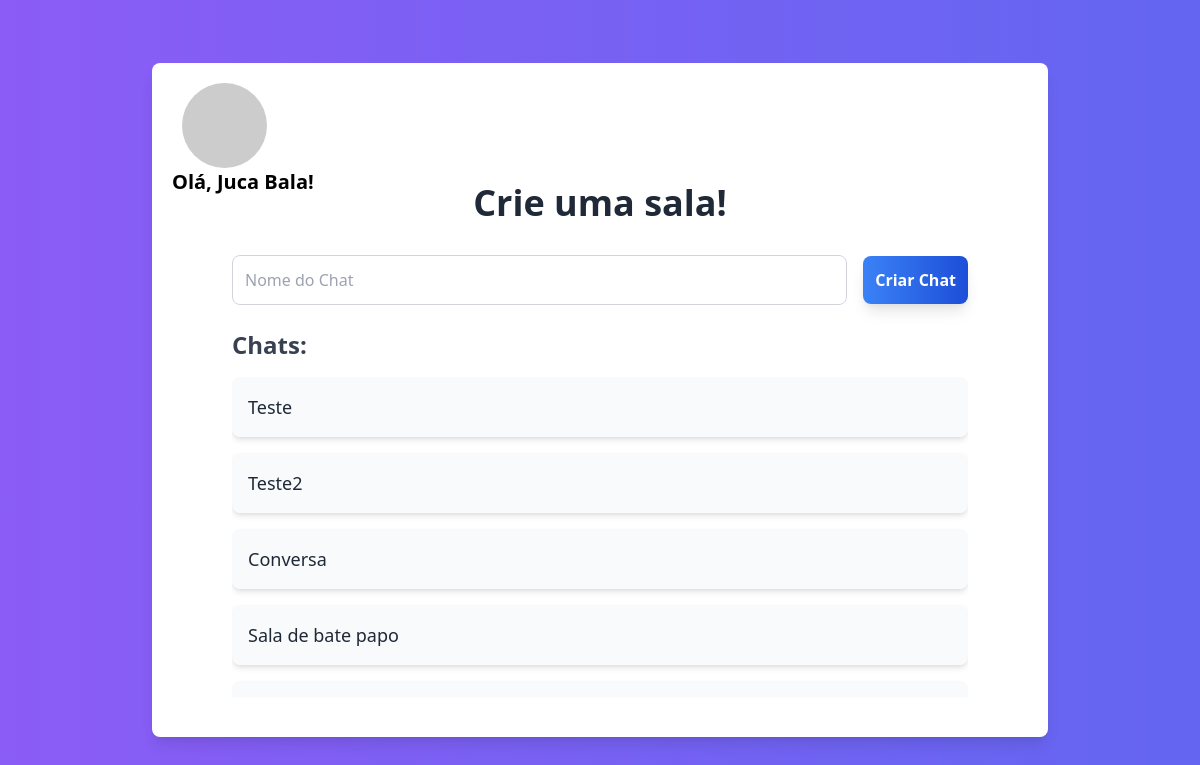
The app's page /dashboard (signed in) with its own data.
### tables this page shows
CREATE TABLE users (
    id INTEGER PRIMARY KEY AUTOINCREMENT,
    username TEXT NOT NULL,
    password TEXT NOT NULL,
    email TEXT NOT NULL,
    idade INTEGER NOT NULL
, image BLOB);

CREATE TABLE chats (
    id INTEGER PRIMARY KEY AUTOINCREMENT,
    name TEXT NOT NULL
);

### app.py (the view)
@app.route('/dashboard')
def dashboard():
    if 'username' in session:
        username = session['username']
        conn = sqlite3.connect('login.db')
        cursor = conn.cursor()
        cursor.execute('SELECT username, image FROM users WHERE username = ?', (username,))
        user = cursor.fetchone()
        conn.close()
        user_data = {
            'username': user[0],
            'image': base64.b64encode(user[1]).decode('utf-8') if user[1] else None
        }
        chats = get_chats()
        return render_template('dashboard.html', username=user[0], user=user_data, chats=chats)
    else:
        return redirect(url_for('index'))

### app.py (called while the page is built)
def get_chats():
    conn = sqlite3.connect('login.db')
    cursor = conn.cursor()
    cursor.execute('SELECT * FROM chats')
    chats = cursor.fetchall()
    conn.close()
    return chats

### templates/dashboard.html (shortened to what this page needs)
<!DOCTYPE html>
<html lang="en">
<head>
    <link rel="stylesheet" type="text/css" href="{{ url_for('static', filename='style.css') }}">
    <link href="https://cdn.jsdelivr.net/npm/tailwindcss@2.2.19/dist/tailwind.min.css" rel="stylesheet">
</head>
<body class="flex items-center justify-center h-screen bg-gradient-to-r from-purple-500 to-indigo-500">
    <div class="container max-w-4xl bg-white p-20 rounded-lg shadow-lg relative">
        <div class="absolute top-5 left-5">
            <div class="relative">
                {% if user.image %}
                    <img alt="Imagem de Perfil" class="profile-img" id="profileImage">
                {% else %}
                    <img src="https://via.placeholder.com/150" alt="Imagem de Perfil" class="profile-img" id="profileImage">
                {% endif %}
                <h2 class="text-xl font-semibold">Olá, {{ username }}!</h2>
            </div>
        </div>
        <h1 class="text-4xl font-extrabold mb-8 text-center text-gray-800 relative top-10">Crie uma sala!</h1>
        <form action="{{ url_for('create_chat') }}" method="post" class="flex items-center space-x-4 mb-6 justify-center relative top-10">
            <input type="text" name="chat_name" placeholder="Nome do Chat" class="flex-grow p-3 border border-gray-300 rounded-lg focus:outline-none focus:ring-2 focus:ring-blue-500" required>
            <button type="submit" class="p-3 bg-gradient-to-r from-blue-500 to-blue-700 text-white font-semibold rounded-lg shadow-lg hover:from-blue-600 hover:to-blue-800 transition duration-300">
                Criar Chat
            </button>
        </form>
        <h2 class="text-2xl font-semibold mb-4 text-gray-700 relative top-10">Chats:</h2>
        <div class="overflow-y-auto max-h-80 salas relative top-10">
            <ul class="space-y-4">
                {% for chat in chats %}
                <li class="p-1 bg-gray-50 rounded-lg shadow-md hover:bg-gray-200 transition duration-300">
                    <a href="{{ url_for('chat', chat_id=chat[0]) }}" class="block text-lg text-gray-800 font-medium p-3 rounded-lg hover:bg-gray-200 transition duration-300">
                        {{ chat[1] }}
                    </a>
                </li>
                {% endfor %}
            </ul>
        </div>
    </div>
</body>
</html>

### static/style.css (style rules this page uses)
body { background: linear-gradient(135deg, #667eea, #764ba2); font-family: 'Helvetica Neue', sans-serif; }
.container { box-shadow: 0 10px 30px rgba(0, 0, 0, 0.1); background: rgba(255, 255, 255, 0.9); backdrop-filter: blur(10px); border-radius: 1rem; overflow: hidden; }
.salas { scrollbar-width: thin; scrollbar-color: #dfdfdf80 #ffffff; }
button { border-top-right-radius: 1rem; border-bottom-right-radius: 1rem; box-shadow: 0 2px 4px rgba(0, 0, 0, 0.1); transition: background-color 0.05s ease-in-out, transform 0.05s ease-in-out; display: flex; align-items: center; justify-content: center; padding: 0.75rem; background-color: #4299e1; color: white; cursor: pointer; border: none; }
.profile-img { width: 50px; height: 50px; border-radius: 50%; margin-left: 10px; margin-right: 10px; }

### templates/dashboard.html (style rules this page uses)
.profile-img { width: 5.3rem; height: 5.3rem; border-radius: 50%; object-fit: cover; cursor: pointer; }

### records on screen
users: username "Juca Bala"
chats: name "Teste"
chats: name "Teste2"
chats: name "Conversa"
chats: name "Sala de bate papo"
